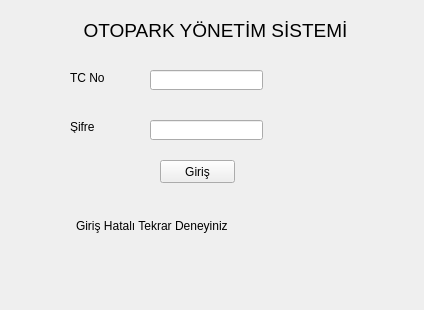
<?xml version="1.0" encoding="UTF-8"?>
<ui version="4.0">
 <class>giris_ekrani</class>
 <widget class="QWidget" name="giris_ekrani">
  <property name="geometry">
   <rect>
    <x>0</x>
    <y>0</y>
    <width>424</width>
    <height>310</height>
   </rect>
  </property>
  <property name="windowTitle">
   <string>Giriş Ekranı</string>
  </property>
  <widget class="QLabel" name="label">
   <property name="geometry">
    <rect>
     <x>70</x>
     <y>70</y>
     <width>61</width>
     <height>16</height>
    </rect>
   </property>
   <property name="text">
    <string>TC No</string>
   </property>
  </widget>
  <widget class="QLabel" name="label_2">
   <property name="geometry">
    <rect>
     <x>70</x>
     <y>120</y>
     <width>47</width>
     <height>13</height>
    </rect>
   </property>
   <property name="text">
    <string>Şifre</string>
   </property>
  </widget>
  <widget class="QLineEdit" name="tcno">
   <property name="geometry">
    <rect>
     <x>150</x>
     <y>70</y>
     <width>113</width>
     <height>20</height>
    </rect>
   </property>
  </widget>
  <widget class="QLineEdit" name="sifre">
   <property name="geometry">
    <rect>
     <x>150</x>
     <y>120</y>
     <width>113</width>
     <height>20</height>
    </rect>
   </property>
   <property name="echoMode">
    <enum>QLineEdit::Password</enum>
   </property>
  </widget>
  <widget class="QPushButton" name="g_butonu">
   <property name="geometry">
    <rect>
     <x>160</x>
     <y>160</y>
     <width>75</width>
     <height>23</height>
    </rect>
   </property>
   <property name="text">
    <string>Giriş</string>
   </property>
  </widget>
  <widget class="QLabel" name="hatali_giris">
   <property name="geometry">
    <rect>
     <x>76</x>
     <y>200</y>
     <width>251</width>
     <height>51</height>
    </rect>
   </property>
   <property name="text">
    <string>Giriş Hatalı Tekrar Deneyiniz</string>
   </property>
  </widget>
  <widget class="QLabel" name="label_3">
   <property name="geometry">
    <rect>
     <x>40</x>
     <y>20</y>
     <width>351</width>
     <height>20</height>
    </rect>
   </property>
   <property name="font">
    <font>
     <pointsize>14</pointsize>
     <weight>50</weight>
     <bold>false</bold>
    </font>
   </property>
   <property name="layoutDirection">
    <enum>Qt::LeftToRight</enum>
   </property>
   <property name="text">
    <string>OTOPARK YÖNETİM SİSTEMİ</string>
   </property>
   <property name="alignment">
    <set>Qt::AlignCenter</set>
   </property>
  </widget>
 </widget>
 <resources/>
 <connections/>
 <slots>
  <slot>giris_kontrol()</slot>
 </slots>
</ui>
